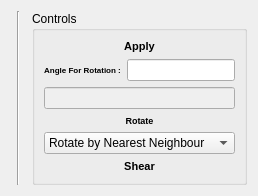
      <widget class="QWidget" name="tab">
       <attribute name="title">
        <string>Rotating</string>
       </attribute>
       <layout class="QGridLayout" name="gridLayout_6">
        <item row="0" column="3">
         <widget class="QGroupBox" name="groupBox_3">
          <property name="sizePolicy">
           <sizepolicy hsizetype="Fixed" vsizetype="Preferred">
            <horstretch>0</horstretch>
            <verstretch>0</verstretch>
           </sizepolicy>
          </property>
          <property name="title">
           <string>Controls</string>
          </property>
          <layout class="QGridLayout" name="gridLayout_9">
           <item row="6" column="0" colspan="2">
            <widget class="QPushButton" name="Shear_pushButton">
             <property name="sizePolicy">
              <sizepolicy hsizetype="Preferred" vsizetype="Preferred">
               <horstretch>0</horstretch>
               <verstretch>0</verstretch>
              </sizepolicy>
             </property>
             <property name="font">
              <font>
               <pointsize>8</pointsize>
               <weight>75</weight>
               <bold>true</bold>
              </font>
             </property>
             <property name="styleSheet">
              <string notr="true">border-radius: 45px;</string>
             </property>
             <property name="text">
              <string>Shear</string>
             </property>
            </widget>
           </item>
           <item row="2" column="0">
            <widget class="QLabel" name="label_5">
             <property name="font">
              <font>
               <pointsize>6</pointsize>
               <weight>75</weight>
               <bold>true</bold>
              </font>
             </property>
             <property name="text">
              <string>Angle For Rotation :</string>
             </property>
             <property name="alignment">
              <set>Qt::AlignCenter</set>
             </property>
            </widget>
           </item>
           <item row="0" column="0" colspan="2">
            <widget class="QPushButton" name="Apply_pushButton">
             <property name="sizePolicy">
              <sizepolicy hsizetype="Preferred" vsizetype="Preferred">
               <horstretch>0</horstretch>
               <verstretch>0</verstretch>
              </sizepolicy>
             </property>
             <property name="font">
              <font>
               <pointsize>8</pointsize>
               <weight>75</weight>
               <bold>true</bold>
              </font>
             </property>
             <property name="styleSheet">
              <string notr="true">border-radius: 45px;</string>
             </property>
             <property name="text">
              <string>Apply</string>
             </property>
            </widget>
           </item>
           <item row="4" column="0" colspan="2">
            <widget class="QPushButton" name="nearestneighbour_pushButton">
             <property name="sizePolicy">
              <sizepolicy hsizetype="Preferred" vsizetype="Preferred">
               <horstretch>0</horstretch>
               <verstretch>0</verstretch>
              </sizepolicy>
             </property>
             <property name="font">
              <font>
               <pointsize>7</pointsize>
               <weight>75</weight>
               <bold>true</bold>
              </font>
             </property>
             <property name="styleSheet">
              <string notr="true">border-radius: 45px;</string>
             </property>
             <property name="text">
              <string>Rotate</string>
             </property>
            </widget>
           </item>
           <item row="5" column="0" colspan="2">
            <widget class="QComboBox" name="comboBox">
             <item>
              <property name="text">
               <string>Rotate by Nearest Neighbour</string>
              </property>
             </item>
             <item>
              <property name="text">
               <string>Rotate by Linear interpolation</string>
              </property>
             </item>
            </widget>
           </item>
           <item row="3" column="0" colspan="2">
            <widget class="QLineEdit" name="Direction_lineEdit">
             <property name="enabled">
              <bool>false</bool>
             </property>
            </widget>
           </item>
           <item row="2" column="1">
            <widget class="QLineEdit" name="lineEdit"/>
           </item>
          </layout>
         </widget>
        </item>
        <item row="0" column="0">
         <widget class="MplWidget" name="graphicsView" native="true">
          <property name="sizePolicy">
           <sizepolicy hsizetype="Preferred" vsizetype="Preferred">
            <horstretch>0</horstretch>
            <verstretch>0</verstretch>
           </sizepolicy>
          </property>
         </widget>
        </item>
        <item row="0" column="2">
         <widget class="MplWidget" name="Rotation_graphicsView" native="true">
          <property name="sizePolicy">
           <sizepolicy hsizetype="Preferred" vsizetype="Preferred">
            <horstretch>0</horstretch>
            <verstretch>0</verstretch>
           </sizepolicy>
          </property>
         </widget>
        </item>
        <item row="0" column="1">
         <widget class="Line" name="line_7">
          <property name="orientation">
           <enum>Qt::Vertical</enum>
          </property>
         </widget>
        </item>
       </layout>
      </widget>
